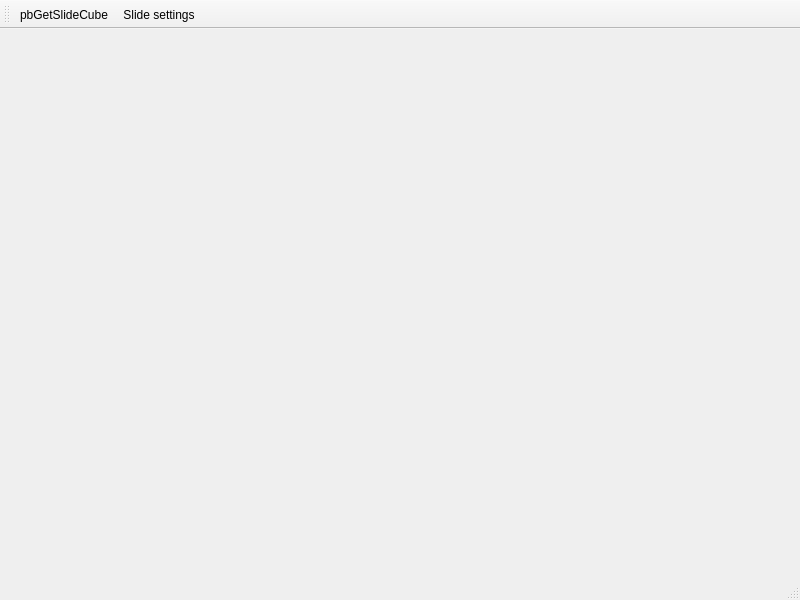
<?xml version="1.0" encoding="UTF-8"?>
<ui version="4.0">
 <class>slideHypCam</class>
 <widget class="QMainWindow" name="slideHypCam">
  <property name="geometry">
   <rect>
    <x>0</x>
    <y>0</y>
    <width>800</width>
    <height>600</height>
   </rect>
  </property>
  <property name="windowTitle">
   <string>MainWindow</string>
  </property>
  <widget class="QWidget" name="centralwidget"/>
  <widget class="QMenuBar" name="menubar">
   <property name="geometry">
    <rect>
     <x>0</x>
     <y>0</y>
     <width>800</width>
     <height>25</height>
    </rect>
   </property>
  </widget>
  <widget class="QStatusBar" name="statusbar"/>
  <widget class="QToolBar" name="toolBar">
   <property name="windowTitle">
    <string>toolBar</string>
   </property>
   <attribute name="toolBarArea">
    <enum>TopToolBarArea</enum>
   </attribute>
   <attribute name="toolBarBreak">
    <bool>false</bool>
   </attribute>
   <addaction name="actionpbGetSlideCube"/>
   <addaction name="actionSlide_settings"/>
  </widget>
  <action name="actionpbGetSlideCube">
   <property name="icon">
    <iconset resource="lstImgs.qrc">
     <normaloff>:/new/icons/imagenInte/slide.png</normaloff>:/new/icons/imagenInte/slide.png</iconset>
   </property>
   <property name="text">
    <string>pbGetSlideCube</string>
   </property>
   <property name="toolTip">
    <string>Get Slide-Cube</string>
   </property>
  </action>
  <action name="actionSlide_settings">
   <property name="icon">
    <iconset resource="lstImgs.qrc">
     <normaloff>:/new/icons/imagenInte/document-properties.svg</normaloff>:/new/icons/imagenInte/document-properties.svg</iconset>
   </property>
   <property name="text">
    <string>Slide settings</string>
   </property>
   <property name="toolTip">
    <string>Slide settings</string>
   </property>
  </action>
 </widget>
 <resources>
  <include location="lstImgs.qrc"/>
 </resources>
 <connections/>
</ui>
